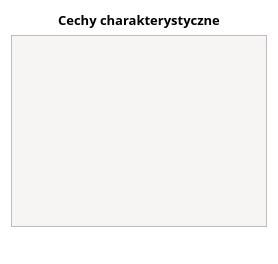
<?xml version="1.0" encoding="UTF-8"?>
<ui version="4.0">
 <class>CharacteristicsEditor</class>
 <widget class="QWidget" name="CharacteristicsEditor">
  <property name="geometry">
   <rect>
    <x>0</x>
    <y>0</y>
    <width>274</width>
    <height>261</height>
   </rect>
  </property>
  <property name="sizePolicy">
   <sizepolicy hsizetype="Maximum" vsizetype="Maximum">
    <horstretch>0</horstretch>
    <verstretch>0</verstretch>
   </sizepolicy>
  </property>
  <property name="windowTitle">
   <string>Edytor cech</string>
  </property>
  <property name="styleSheet">
   <string notr="true">background: transparent;</string>
  </property>
  <layout class="QVBoxLayout" name="verticalLayout">
   <item>
    <widget class="QLabel" name="label_title">
     <property name="font">
      <font>
       <family>Quicksand Medium</family>
       <pointsize>10</pointsize>
       <bold>true</bold>
      </font>
     </property>
     <property name="styleSheet">
      <string notr="true">QLabel{
	color: rgb(0, 0, 0);
}</string>
     </property>
     <property name="text">
      <string>Cechy charakterystyczne</string>
     </property>
     <property name="alignment">
      <set>Qt::AlignCenter</set>
     </property>
    </widget>
   </item>
   <item>
    <widget class="QListView" name="listView_characteristics">
     <property name="sizePolicy">
      <sizepolicy hsizetype="Minimum" vsizetype="Minimum">
       <horstretch>0</horstretch>
       <verstretch>0</verstretch>
      </sizepolicy>
     </property>
     <property name="minimumSize">
      <size>
       <width>0</width>
       <height>0</height>
      </size>
     </property>
     <property name="maximumSize">
      <size>
       <width>16777215</width>
       <height>16777215</height>
      </size>
     </property>
     <property name="font">
      <font>
       <pointsize>8</pointsize>
      </font>
     </property>
     <property name="styleSheet">
      <string notr="true">QListView{
	background-color: rgb(246, 245, 244);
	color: rgb(0, 0, 0);
}
QListView::item{
border: 1px solid rgb(169, 109, 0);
border-radius: 8px;
background-color: rgb(255, 255, 220);
color: black;
margin-bottom: 3px;
}
QListView::item:selected {
background: transparent;
}</string>
     </property>
     <property name="autoScroll">
      <bool>false</bool>
     </property>
     <property name="selectionMode">
      <enum>QAbstractItemView::SingleSelection</enum>
     </property>
     <property name="wordWrap">
      <bool>true</bool>
     </property>
    </widget>
   </item>
   <item>
    <layout class="QHBoxLayout" name="horizontalLayout_buttons">
     <property name="spacing">
      <number>0</number>
     </property>
     <item>
      <widget class="QPushButton" name="pushButton_add">
       <property name="minimumSize">
        <size>
         <width>20</width>
         <height>20</height>
        </size>
       </property>
       <property name="maximumSize">
        <size>
         <width>20</width>
         <height>20</height>
        </size>
       </property>
       <property name="focusPolicy">
        <enum>Qt::NoFocus</enum>
       </property>
       <property name="styleSheet">
        <string notr="true">border: 0px;</string>
       </property>
       <property name="text">
        <string/>
       </property>
       <property name="icon">
        <iconset resource="../../../assets.qrc">
         <normaloff>:/img/plus.png</normaloff>:/img/plus.png</iconset>
       </property>
       <property name="iconSize">
        <size>
         <width>20</width>
         <height>20</height>
        </size>
       </property>
       <property name="flat">
        <bool>true</bool>
       </property>
      </widget>
     </item>
     <item>
      <widget class="QPushButton" name="pushButton_edit">
       <property name="minimumSize">
        <size>
         <width>20</width>
         <height>20</height>
        </size>
       </property>
       <property name="maximumSize">
        <size>
         <width>20</width>
         <height>20</height>
        </size>
       </property>
       <property name="focusPolicy">
        <enum>Qt::NoFocus</enum>
       </property>
       <property name="styleSheet">
        <string notr="true">border: 0px;</string>
       </property>
       <property name="text">
        <string/>
       </property>
       <property name="icon">
        <iconset resource="../../../assets.qrc">
         <normaloff>:/img/pencil.png</normaloff>:/img/pencil.png</iconset>
       </property>
       <property name="iconSize">
        <size>
         <width>20</width>
         <height>20</height>
        </size>
       </property>
       <property name="flat">
        <bool>true</bool>
       </property>
      </widget>
     </item>
     <item>
      <widget class="QPushButton" name="pushButton_delete">
       <property name="minimumSize">
        <size>
         <width>20</width>
         <height>20</height>
        </size>
       </property>
       <property name="maximumSize">
        <size>
         <width>20</width>
         <height>20</height>
        </size>
       </property>
       <property name="focusPolicy">
        <enum>Qt::NoFocus</enum>
       </property>
       <property name="styleSheet">
        <string notr="true">border: 0px;</string>
       </property>
       <property name="text">
        <string/>
       </property>
       <property name="icon">
        <iconset resource="../../../assets.qrc">
         <normaloff>:/img/delete.png</normaloff>:/img/delete.png</iconset>
       </property>
       <property name="iconSize">
        <size>
         <width>20</width>
         <height>20</height>
        </size>
       </property>
       <property name="flat">
        <bool>true</bool>
       </property>
      </widget>
     </item>
    </layout>
   </item>
  </layout>
 </widget>
 <resources>
  <include location="../../../assets.qrc"/>
 </resources>
 <connections/>
</ui>
